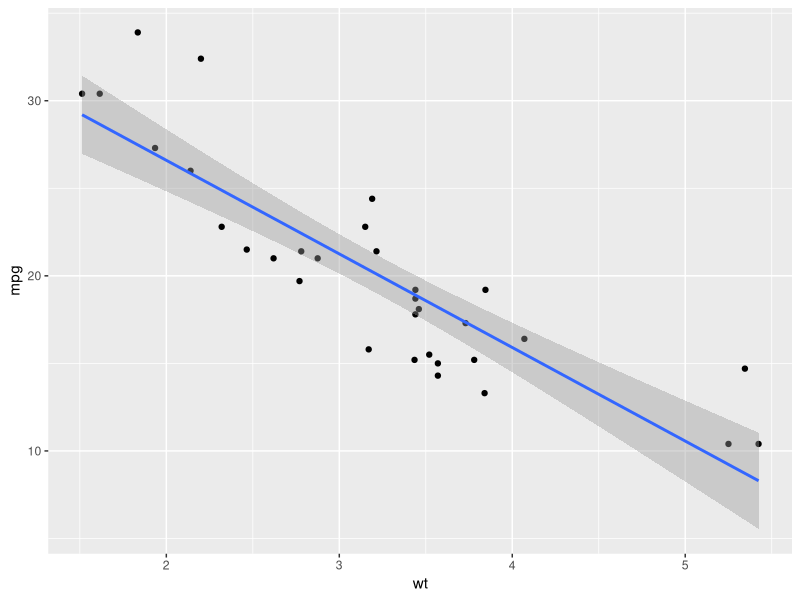
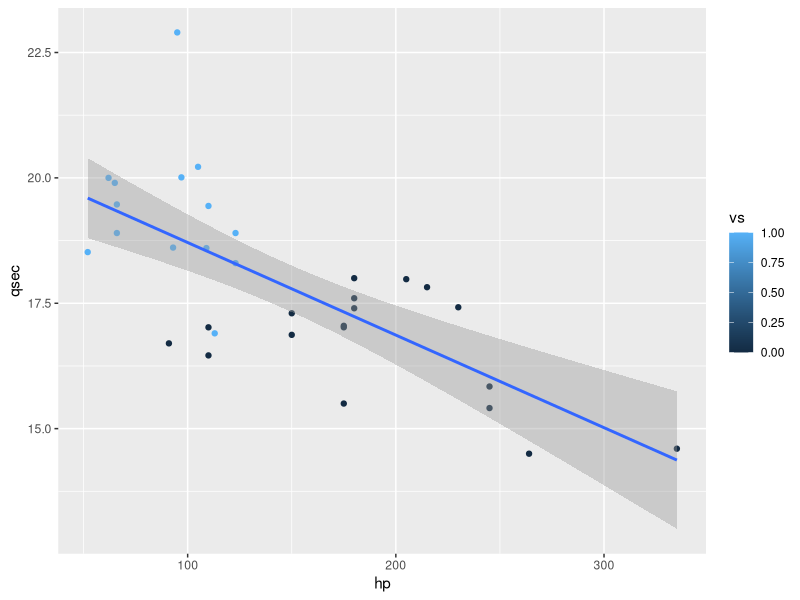
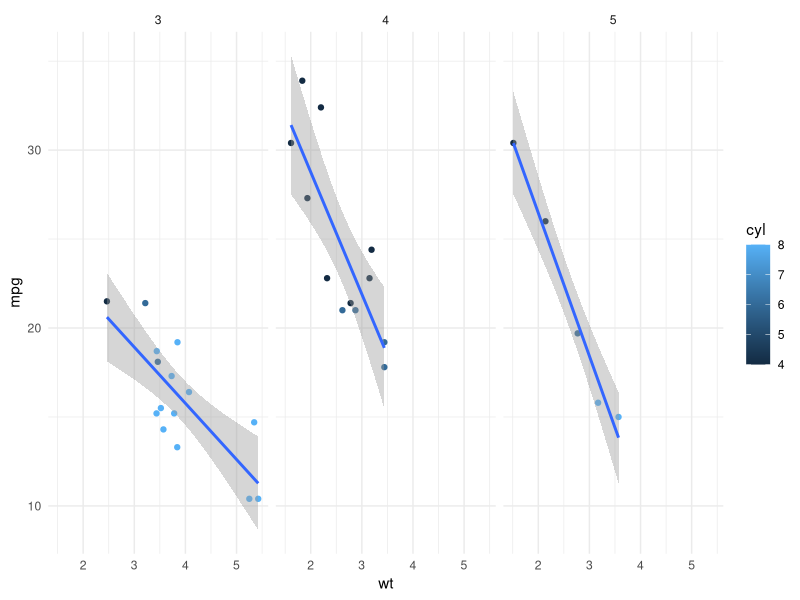
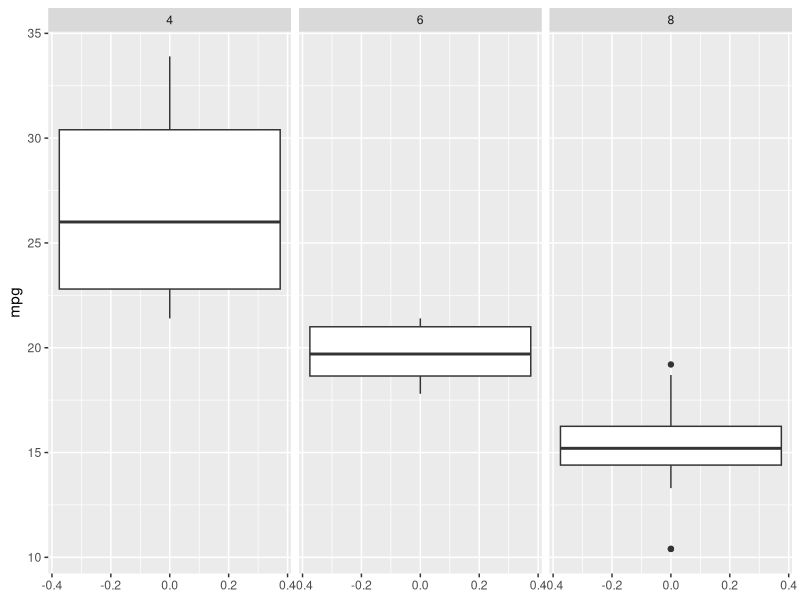
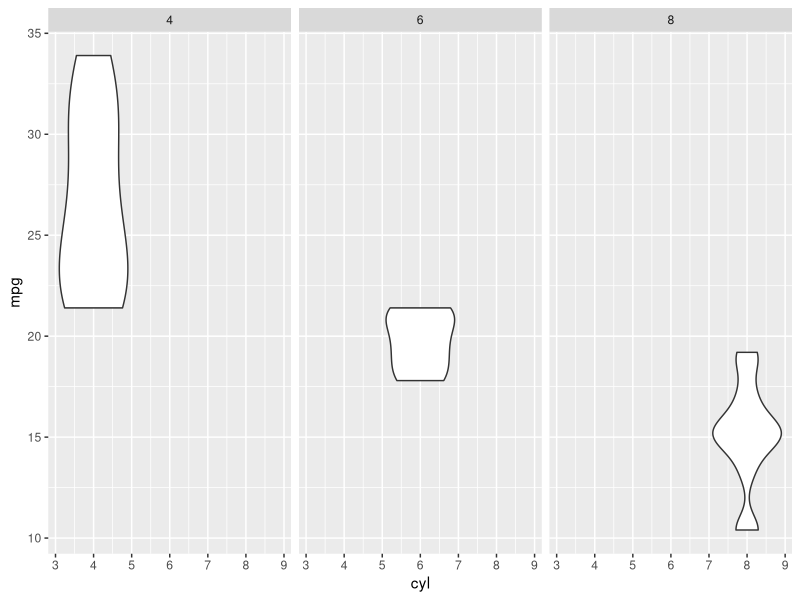

These figures' R source, in order:
library(datasets)
library(MASS)
library(ggplot2)

summary(mtcars)
head(mtcars)
mode(mtcars$am)

#Exercise 1
ggplot(data = mtcars, mapping = aes(x = wt, y = mpg)) + geom_point() + geom_smooth(method = "lm")

#Exercise 2
ggplot(data = mtcars, mapping = aes(x = hp, y = qsec)) + geom_point(mapping = aes(color = vs)) + geom_smooth(method = "lm")

#Exercise 3
ggplot(mtcars, aes(y = mpg, x = wt, color = cyl)) + geom_point() + facet_grid(~gear) + geom_smooth(method = "lm") + theme_minimal()

#Exercise 4
mode(mtcars)
fourcyl = dplyr::filter(mtcars, cyl == 4)
summary(fourcyl)
head(fourcyl)
sixcyl = dplyr::filter(mtcars, cyl == 6)
summary(mtcars)
ggplot(mtcars, aes(y = mpg)) + geom_boxplot() + facet_wrap(~cyl)
ggplot(mtcars, aes(x = cyl, y = mpg)) + geom_violin() + facet_wrap(~cyl)
mtcars[mtcars$cyl == 4, ]
t.test(mtcars[mtcars$cyl == 4, ]$mpg, mtcars[mtcars$cyl == 6, ]$mpg)
